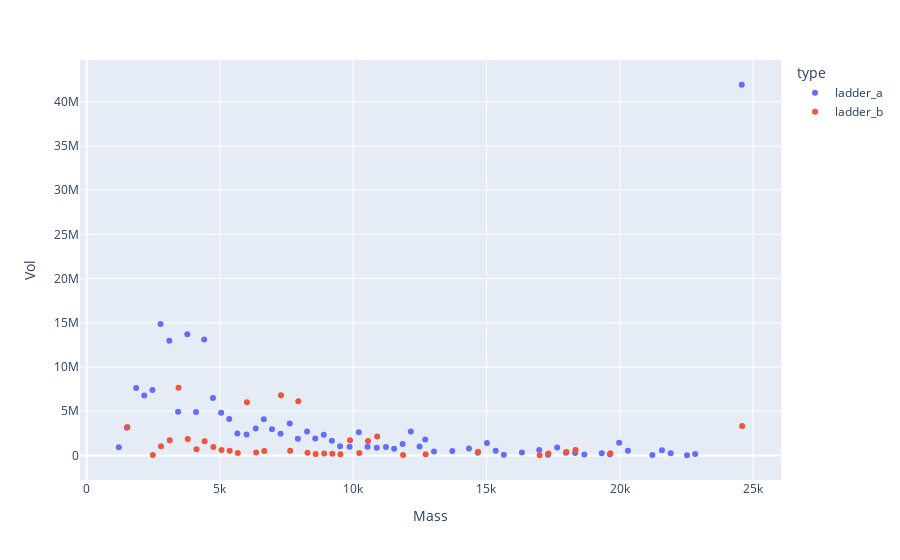
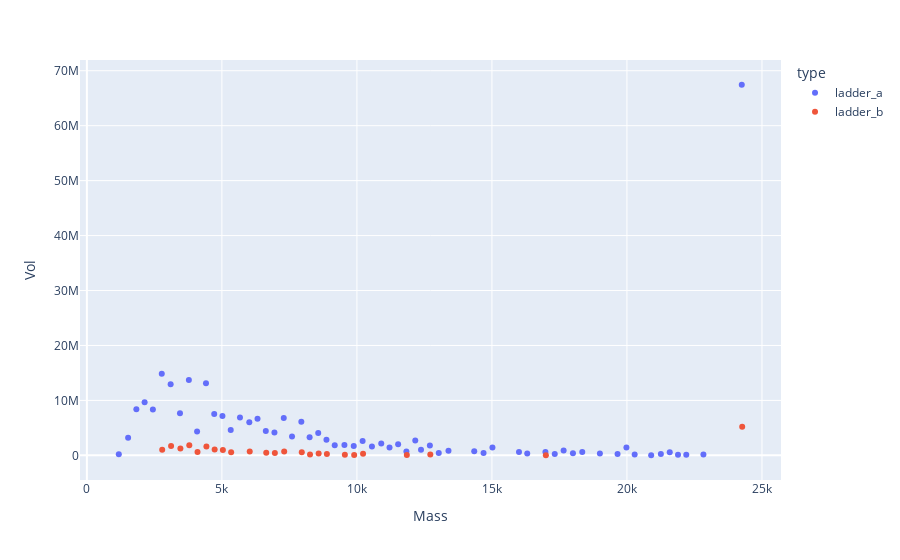

Notebook source saved alongside these figures, in order:
### Code cell
df_76_5p = pd.read_excel('~/Studio/tools/phe_76_5p.xlsx')
df_75_5p = pd.read_excel('~/Studio/tools/phe_75_5p.xlsx')
df_76_3p = pd.read_excel('~/Studio/tools/phe_76_3p.xlsx')
df_75_3p = pd.read_excel('~/Studio/tools/phe_75_3p.xlsx')
# df_76_3p = thermo_df(df_76_3p)
dfm_76_3p = match_dfs(df_76_3p, df1)
dft = df_76_3p.copy()
dft.Mass += 16
dfm_76_3p_2 = match_dfs(dft, df1)
dfm_75_3p = match_dfs(df_75_3p, df1)
dft = df_75_3p.copy()
dft.Mass += 16
dfm_75_3p_2 = match_dfs(dft, df1)
plotly_zones(dfm_76_3p, dfm_76_3p_2, y='Vol')
plotly_zones(dfm_75_3p, dfm_75_3p_2, y='Vol')

dfm_76_5p = match_dfs(df_76_5p, df1)
dft = df_76_5p.copy()
dft.Mass += 16
dfm_76_5p_2 = match_dfs(dft, df1)
dfm_75_5p = match_dfs(df_75_5p, df1)
dft = df_75_5p.copy()
dft.Mass += 16
dfm_75_5p_2 = match_dfs(dft, df1)
# plotly_zones(dfm_76_5p, dfm_76_5p_2)
# plotly_zones(dfm_75_5p, dfm_75_5p_2)
